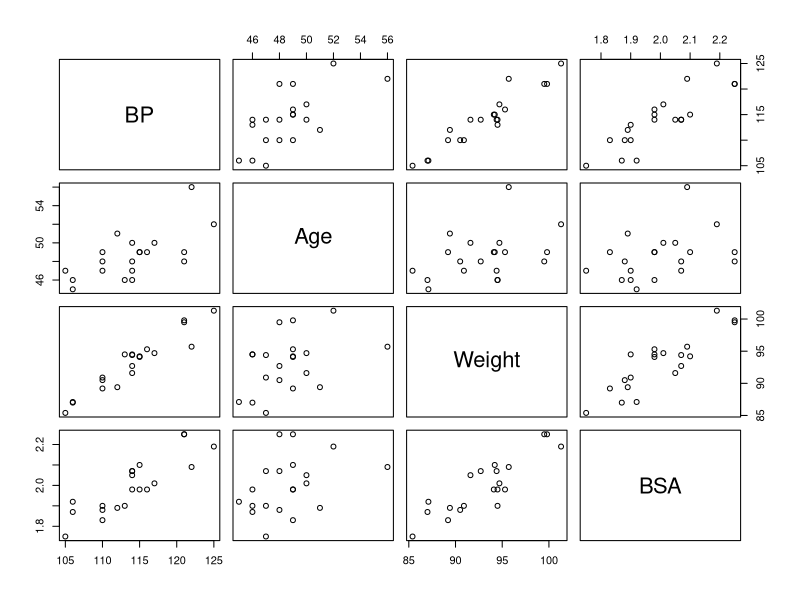
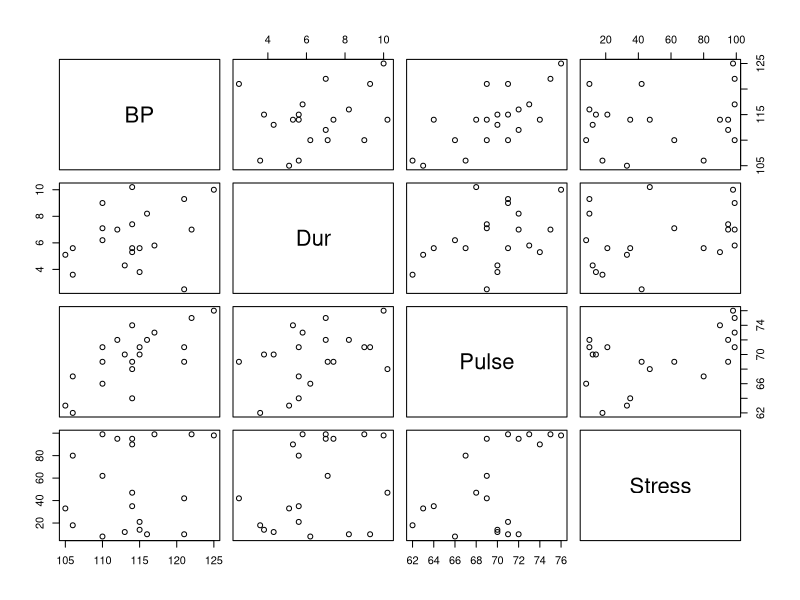
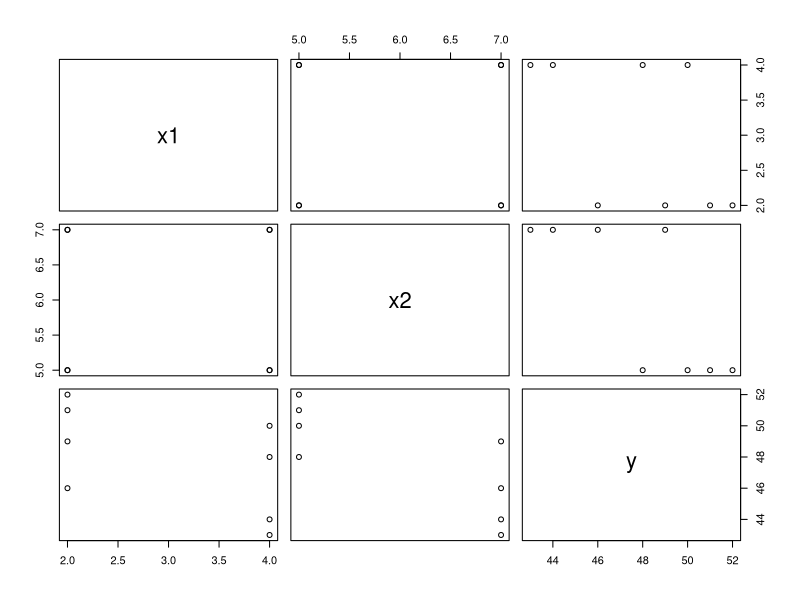

These figures' R source, in order: (Note: this script raises an error after producing the figures.)
## ---- chunk 1
knitr::opts_chunk$set(echo = TRUE)
## ---- chunk 2
bloodpress <- read.table("./Data/bloodpress.txt", header=T)
attach(bloodpress)
 
pairs(bloodpress[,c(2:5)])
pairs(bloodpress[,c(2,6:8)])
 
round(cor(bloodpress[,c(2:8)]),3)
#           BP   Age Weight   BSA   Dur Pulse Stress
# BP     1.000 0.659  0.950 0.866 0.293 0.721  0.164
# Age    0.659 1.000  0.407 0.378 0.344 0.619  0.368
# Weight 0.950 0.407  1.000 0.875 0.201 0.659  0.034
# BSA    0.866 0.378  0.875 1.000 0.131 0.465  0.018
# Dur    0.293 0.344  0.201 0.131 1.000 0.402  0.312
# Pulse  0.721 0.619  0.659 0.465 0.402 1.000  0.506
# Stress 0.164 0.368  0.034 0.018 0.312 0.506  1.000
 
detach(bloodpress)
## ---- chunk 3
library(car)

uncorrpreds <- read.table("./Data/uncorrpreds.txt", header=T)
attach(uncorrpreds)
 
pairs(uncorrpreds)
 
cor(x1,x2) # 0
 
model.1 <- lm(y ~ x1)
summary(model.1)
#             Estimate Std. Error t value Pr(>|t|)    
# (Intercept)   49.500      4.655  10.634 4.07e-05 ***
# x1            -1.000      1.472  -0.679    0.522    
anova(model.1)
#           Df Sum Sq Mean Sq F value Pr(>F)
# x1         1      8   8.000  0.4615 0.5222
# Residuals  6    104  17.333               
 
model.2 <- lm(y ~ x2)
summary(model.2)
#             Estimate Std. Error t value Pr(>|t|)    
# (Intercept)   57.000      8.213   6.940 0.000444 ***
# x2            -1.750      1.350  -1.296 0.242545    
anova(model.2)
#           Df Sum Sq Mean Sq F value Pr(>F)
# x2         1   24.5  24.500    1.68 0.2425
# Residuals  6   87.5  14.583               
 
model.12 <- lm(y ~ x1 + x2)
summary(model.12)
#             Estimate Std. Error t value Pr(>|t|)    
# (Intercept)   60.000      9.562   6.275  0.00151 **
# x1            -1.000      1.410  -0.709  0.50982   
# x2            -1.750      1.410  -1.241  0.26954   
anova(model.12)
#           Df Sum Sq Mean Sq F value Pr(>F)
# x1         1    8.0     8.0  0.5031 0.5098
# x2         1   24.5    24.5  1.5409 0.2695
# Residuals  5   79.5    15.9               
 
model.21 <- lm(y ~ x2 + x1)
summary(model.21)
#             Estimate Std. Error t value Pr(>|t|)    
# (Intercept)   60.000      9.562   6.275  0.00151 **
# x2            -1.750      1.410  -1.241  0.26954   
# x1            -1.000      1.410  -0.709  0.50982   
anova(model.21)
#           Df Sum Sq Mean Sq F value Pr(>F)
# x2         1   24.5    24.5  1.5409 0.2695
# x1         1    8.0     8.0  0.5031 0.5098
# Residuals  5   79.5    15.9               
 
# library(car)
scatter3d(y ~ x1 + x2)
 
detach(uncorrpreds)
## ---- chunk 4
bloodpress <- read.table("./Data/bloodpress.txt", header=T)
attach(bloodpress)
 
pairs(bloodpress[,c(2,5,8)])
 
model.1 <- lm(BP ~ Stress)
summary(model.1)
#             Estimate Std. Error t value Pr(>|t|)    
# (Intercept) 112.71997    2.19345  51.389   <2e-16 ***
# Stress        0.02399    0.03404   0.705     0.49    
anova(model.1)
#           Df Sum Sq Mean Sq F value Pr(>F)
# Stress     1  15.04  15.044  0.4969 0.4899
# Residuals 18 544.96  30.275               
 
model.2 <- lm(BP ~ BSA)
summary(model.2)
#             Estimate Std. Error t value Pr(>|t|)    
# (Intercept)   45.183      9.392   4.811  0.00014 ***
# BSA           34.443      4.690   7.343 8.11e-07 ***
anova(model.2)
#           Df Sum Sq Mean Sq F value Pr(>F)
# BSA        1 419.86  419.86  53.927 8.114e-07 ***
# Residuals 18 140.14    7.79                      
 
model.12 <- lm(BP ~ Stress + BSA)
summary(model.12)
#             Estimate Std. Error t value Pr(>|t|)    
# (Intercept) 44.24452    9.26104   4.777 0.000175 ***
# Stress       0.02166    0.01697   1.277 0.218924    
# BSA         34.33423    4.61110   7.446 9.56e-07 ***
anova(model.12)
#           Df Sum Sq Mean Sq F value Pr(>F)
# Stress     1  15.04   15.04  1.9998    0.1754    
# BSA        1 417.07  417.07 55.4430 9.561e-07 ***
# Residuals 17 127.88    7.52                      
 
model.21 <- lm(BP ~ BSA + Stress)
summary(model.21)
#             Estimate Std. Error t value Pr(>|t|)    
# (Intercept) 44.24452    9.26104   4.777 0.000175 ***
# BSA         34.33423    4.61110   7.446 9.56e-07 ***
# Stress       0.02166    0.01697   1.277 0.218924    
anova(model.21)
#           Df Sum Sq Mean Sq F value Pr(>F)
# BSA        1 419.86  419.86 55.8132 9.149e-07 ***
# Stress     1  12.26   12.26  1.6296    0.2189    
# Residuals 17 127.88    7.52                      
 
scatter3d(BP ~ Stress + BSA)
 
detach(bloodpress)
## ---- chunk 5
bloodpress <- read.table("./Data/bloodpress.txt", header=T)
attach(bloodpress)
 
pairs(bloodpress[,c(2,5,4)])
 
model.1 <- lm(BP ~ Weight)
summary(model.1)
#             Estimate Std. Error t value Pr(>|t|)    
# (Intercept)  2.20531    8.66333   0.255    0.802    
# Weight       1.20093    0.09297  12.917 1.53e-10 ***
anova(model.1)
#           Df Sum Sq Mean Sq F value Pr(>F)
# Weight     1 505.47  505.47  166.86 1.528e-10 ***
# Residuals 18  54.53    3.03                      
 
model.2 <- lm(BP ~ BSA)
summary(model.2)
#             Estimate Std. Error t value Pr(>|t|)    
# (Intercept)   45.183      9.392   4.811  0.00014 ***
# BSA           34.443      4.690   7.343 8.11e-07 ***
anova(model.2)
#           Df Sum Sq Mean Sq F value Pr(>F)
# BSA        1 419.86  419.86  53.927 8.114e-07 ***
# Residuals 18 140.14    7.79                      
 
model.12 <- lm(BP ~ Weight + BSA)
summary(model.12)
#             Estimate Std. Error t value Pr(>|t|)    
# (Intercept)   5.6534     9.3925   0.602    0.555    
# Weight        1.0387     0.1927   5.392 4.87e-05 ***
# BSA           5.8313     6.0627   0.962    0.350    
anova(model.12)
#           Df Sum Sq Mean Sq F value Pr(>F)
# Weight     1 505.47  505.47 166.1648 3.341e-10 ***
# BSA        1   2.81    2.81   0.9251    0.3496    
# Residuals 17  51.71    3.04                       
 
model.21 <- lm(BP ~ BSA + Weight)
summary(model.21)
#             Estimate Std. Error t value Pr(>|t|)    
# (Intercept)   5.6534     9.3925   0.602    0.555    
# BSA           5.8313     6.0627   0.962    0.350    
# Weight        1.0387     0.1927   5.392 4.87e-05 ***
anova(model.21)
#           Df Sum Sq Mean Sq F value Pr(>F)
# BSA        1 419.86  419.86 138.021 1.391e-09 ***
# Weight     1  88.43   88.43  29.069 4.871e-05 ***
# Residuals 17  51.71    3.04                      
 
scatter3d(BP ~ Weight + BSA)
 
predict(model.1, interval="prediction",
        newdata=data.frame(Weight=92))
#       fit     lwr     upr
# 1 112.691 108.938 116.444
 
predict(model.2, interval="prediction",
        newdata=data.frame(BSA=2))
#        fit      lwr      upr
# 1 114.0689 108.0619 120.0758
 
predict(model.12, interval="prediction",
        newdata=data.frame(Weight=92, BSA=2))
#        fit      lwr      upr
# 1 112.8794 109.0801 116.6787
 
detach(bloodpress)
## ---- chunk 6
poverty <- read.table("./Data/poverty.txt", header=T)
poverty <- poverty[poverty$Location!="District_of_Columbia",]
attach(poverty)
 
pairs(poverty[,c(2:4)])
 
model.1 <- lm(PovPct ~ Brth15to17)
summary(model.1)
#             Estimate Std. Error t value Pr(>|t|)    
# (Intercept)   4.4871     1.3181   3.404  0.00135 ** 
# Brth15to17    0.3872     0.0572   6.768 1.67e-08 ***
# ---
# Residual standard error: 2.982 on 48 degrees of freedom
# Multiple R-squared:  0.4883,  Adjusted R-squared:  0.4777 
# F-statistic: 45.81 on 1 and 48 DF,  p-value: 1.666e-08
 
model.2 <- lm(PovPct ~ Brth18to19)
summary(model.2)
#             Estimate Std. Error t value Pr(>|t|)    
# (Intercept)  3.05279    1.83169   1.667    0.102    
# Brth18to19   0.13842    0.02482   5.576 1.11e-06 ***
# ---
# Residual standard error: 3.248 on 48 degrees of freedom
# Multiple R-squared:  0.3931,  Adjusted R-squared:  0.3805 
# F-statistic: 31.09 on 1 and 48 DF,  p-value: 1.106e-06
 
model.12 <- lm(PovPct ~ Brth15to17 + Brth18to19)
summary(model.12)
#             Estimate Std. Error t value Pr(>|t|)   
# (Intercept)  6.43963    1.95904   3.287  0.00192 **
# Brth15to17   0.63235    0.19178   3.297  0.00186 **
# Brth18to19  -0.10227    0.07642  -1.338  0.18724   
# ---
# Residual standard error: 2.958 on 47 degrees of freedom
# Multiple R-squared:  0.5071,  Adjusted R-squared:  0.4861 
# F-statistic: 24.18 on 2 and 47 DF,  p-value: 6.017e-08
 
detach(poverty)
## ---- chunk 7
bloodpress <- read.table("./Data/bloodpress.txt", header=T)

attach(bloodpress)
 
model.1 <- lm(BP ~ Age + Weight + BSA + Dur + Pulse + Stress)
summary(model.1)
#               Estimate Std. Error t value Pr(>|t|)    
# (Intercept) -12.870476   2.556650  -5.034 0.000229 ***
# Age           0.703259   0.049606  14.177 2.76e-09 ***
# Weight        0.969920   0.063108  15.369 1.02e-09 ***
# BSA           3.776491   1.580151   2.390 0.032694 *  
# Dur           0.068383   0.048441   1.412 0.181534    
# Pulse        -0.084485   0.051609  -1.637 0.125594    
# Stress        0.005572   0.003412   1.633 0.126491    
# ---
# Residual standard error: 0.4072 on 13 degrees of freedom
# Multiple R-squared:  0.9962,  Adjusted R-squared:  0.9944 
# F-statistic: 560.6 on 6 and 13 DF,  p-value: 6.395e-15
 
# library(car)
vif(model.1)
#      Age   Weight      BSA      Dur    Pulse   Stress 
# 1.762807 8.417035 5.328751 1.237309 4.413575 1.834845 
 
model.2 <- lm(Weight ~ Age + BSA + Dur + Pulse + Stress)
summary(model.2)
# Residual standard error: 1.725 on 14 degrees of freedom
# Multiple R-squared:  0.8812,  Adjusted R-squared:  0.8388 
# F-statistic: 20.77 on 5 and 14 DF,  p-value: 5.046e-06
 
1/(1-summary(model.2)$r.squared) # 8.417035
 
model.3 <- lm(BP ~ Age + Weight + Dur + Stress)
summary(model.3)
#               Estimate Std. Error t value Pr(>|t|)    
# (Intercept) -15.869829   3.195296  -4.967 0.000169 ***
# Age           0.683741   0.061195  11.173 1.14e-08 ***
# Weight        1.034128   0.032672  31.652 3.76e-15 ***
# Dur           0.039889   0.064486   0.619 0.545485    
# Stress        0.002184   0.003794   0.576 0.573304    
# ---
# Residual standard error: 0.5505 on 15 degrees of freedom
# Multiple R-squared:  0.9919,  Adjusted R-squared:  0.9897 
# F-statistic: 458.3 on 4 and 15 DF,  p-value: 1.764e-15
 
vif(model.3)
#      Age   Weight      Dur   Stress 
# 1.468245 1.234653 1.200060 1.241117 
 
detach(bloodpress)
## ---- chunk 8
allentestn23 <- read.table("./Data/allentestn23.txt", header=T)
attach(allentestn23)
 
pairs(allentestn23[,2:5])
 
cor(Vocab, Abstract) # 0.9897771
 
model.1 <- lm(ACL ~ SDMT + Vocab + Abstract)
summary(model.1)
#             Estimate Std. Error t value Pr(>|t|)  
# (Intercept)  3.74711    1.34237   2.791   0.0116 *
# SDMT         0.02326    0.01273   1.827   0.0834 .
# Vocab        0.02825    0.15239   0.185   0.8549  
# Abstract    -0.01379    0.10055  -0.137   0.8924  
# ---
# Residual standard error: 0.7344 on 19 degrees of freedom
# Multiple R-squared:  0.2645,  Adjusted R-squared:  0.1484 
# F-statistic: 2.278 on 3 and 19 DF,  p-value: 0.1124
 
vif(model.1)
#     SDMT     Vocab  Abstract 
# 1.726185 49.286239 50.603085 
 
detach(allentestn23)

allentest <- read.table("./Data/allentest.txt", header=T)
attach(allentest)
 
pairs(allentest[,2:5])
 
cor(Vocab, Abstract) # 0.6978405
 
model.1 <- lm(ACL ~ SDMT + Vocab + Abstract)
summary(model.1)
#              Estimate Std. Error t value Pr(>|t|)    
# (Intercept)  3.946347   0.338069  11.673  < 2e-16 ***
# SDMT         0.027404   0.007168   3.823 0.000298 ***
# Vocab       -0.017397   0.018077  -0.962 0.339428    
# Abstract     0.012182   0.011585   1.051 0.296926    
# ---
# Residual standard error: 0.6878 on 65 degrees of freedom
# Multiple R-squared:  0.2857,  Adjusted R-squared:  0.2528 
# F-statistic: 8.668 on 3 and 65 DF,  p-value: 6.414e-05
 
vif(model.1)
#     SDMT    Vocab Abstract 
# 1.609662 2.093297 2.167428 
 
detach(allentest)
## ---- chunk 9
exerimmun <- read.table("./Data/exerimmun.txt", header=T)
attach(exerimmun)
 
plot(oxygen, igg)
 
oxygensq <- oxygen^2
 
model.1 <- lm(igg ~ oxygen + oxygensq)
 
plot(x=oxygen, y=igg,
     panel.last = lines(sort(oxygen), fitted(model.1)[order(oxygen)]))
 
summary(model.1)
#               Estimate Std. Error t value Pr(>|t|)
# (Intercept) -1464.4042   411.4012  -3.560  0.00140 ** 
# oxygen         88.3071    16.4735   5.361 1.16e-05 ***
# oxygensq       -0.5362     0.1582  -3.390  0.00217 ** 
# ---
# Residual standard error: 106.4 on 27 degrees of freedom
# Multiple R-squared:  0.9377,  Adjusted R-squared:  0.9331 
# F-statistic: 203.2 on 2 and 27 DF,  p-value: < 2.2e-16
 
vif(model.1)
#   oxygen oxygensq 
# 99.94261 99.94261 
 
plot(oxygen, oxygensq)
cor(oxygen, oxygensq) # 0.9949846
 
oxcent <- oxygen-mean(oxygen)
oxcentsq <- oxcent^2
 
plot(oxcent, oxcentsq)
cor(oxcent, oxcentsq) # 0.2195179
 
model.2 <- lm(igg ~ oxcent + oxcentsq)
summary(model.2)
#              Estimate Std. Error t value Pr(>|t|)
# (Intercept) 1632.1962    29.3486   55.61  < 2e-16 ***
# oxcent        33.9995     1.6890   20.13  < 2e-16 ***
# oxcentsq      -0.5362     0.1582   -3.39  0.00217 ** 
# ---
# Residual standard error: 106.4 on 27 degrees of freedom
# Multiple R-squared:  0.9377,  Adjusted R-squared:  0.9331 
# F-statistic: 203.2 on 2 and 27 DF,  p-value: < 2.2e-16
 
vif(model.2)
#   oxcent oxcentsq 
# 1.050628 1.050628 
 
plot(x=oxcent, y=igg,
     panel.last = lines(sort(oxcent), fitted(model.2)[order(oxcent)]))
 
model.3 <- lm(igg ~ oxcent)
summary(model.3)
#             Estimate Std. Error t value Pr(>|t|)    
# (Intercept) 1557.633     22.782   68.37  < 2e-16 ***
# oxcent        32.743      1.932   16.95 2.97e-16 ***
 
coef(model.2)[1]-coef(model.2)[2]*mean(oxygen)+coef(model.2)[3]*mean(oxygen)^2 # -1464.404
coef(model.2)[2]-2*coef(model.2)[3]*mean(oxygen) # 88.3071
coef(model.2)[3] # -0.5362473
 
coef(model.1)
#   (Intercept)        oxygen      oxygensq 
# -1464.4042284    88.3070970    -0.5362473 
 
plot(x=fitted(model.2), y=residuals(model.2),
     panel.last = abline(h=0, lty=2))
 
qqnorm(residuals(model.2), main="", datax=TRUE)
qqline(residuals(model.2), datax=TRUE)
 
predict(model.2, interval="prediction",
        newdata=data.frame(oxcent=70-mean(oxygen), oxcentsq=(70-mean(oxygen))^2))
#        fit      lwr      upr
# 1 2089.481 1849.931 2329.031
 
detach(exerimmun)
